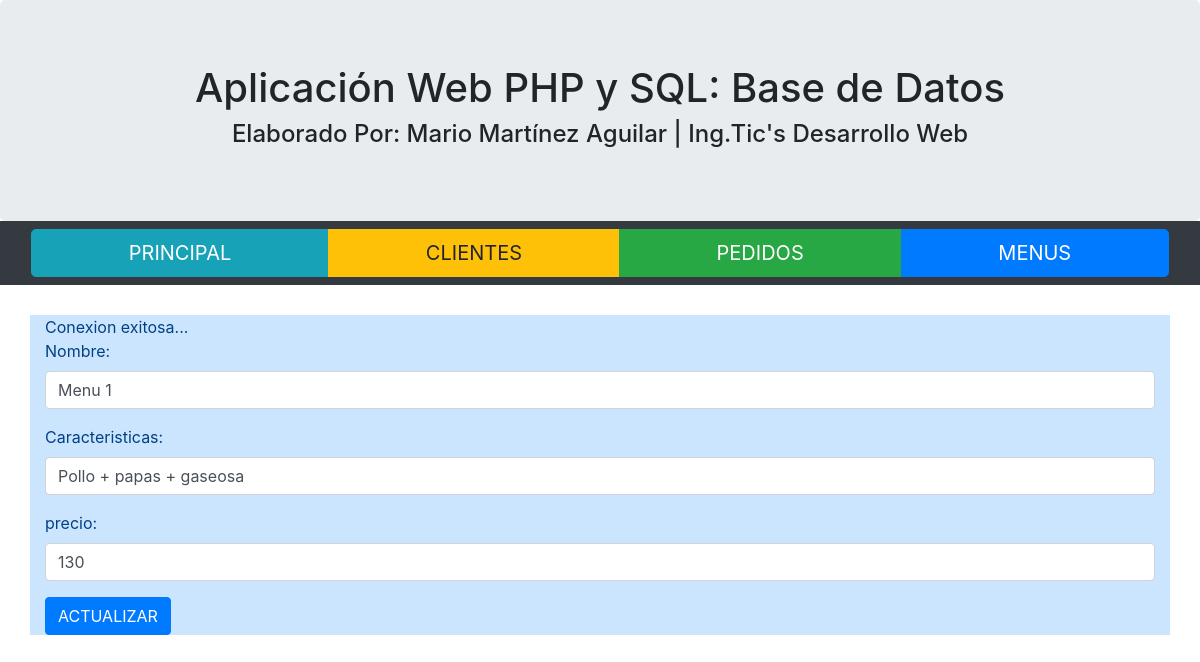
The page /modificarmenu.php?no=1 on the database its author committed.
### tables this page shows
CREATE TABLE `menu` (
  `idmenu` int(11) NOT NULL,
  `nombre` varchar(100) DEFAULT NULL,
  `descripcion` varchar(150) DEFAULT NULL,
  `precio` decimal(50,0) DEFAULT NULL
);

### modificarmenu.php (the view, shortened to what this page needs)
<!DOCTYPE html>
<html lang="en">
<head>
  <link rel="stylesheet" href="https://maxcdn.bootstrapcdn.com/bootstrap/4.5.0/css/bootstrap.min.css">
</head>
<body>
<div class="jumbotron text-center" style="margin-bottom:0">
	<h1>Aplicación Web PHP y SQL: Base de Datos</h1>
	<h4>Elaborado Por: Mario Martínez Aguilar | Ing.Tic's Desarrollo Web</h4>
</div>
<nav class="navbar navbar-expand-sm bg-dark navbar-dark">
	<div class="btn-group btn-group-lg align-items-center col-12">
	  <a href="index.php" class="btn btn-info btn-lg" role="button">PRINCIPAL</a>
	  <a href="clientes.php" class="btn btn-warning btn-lg" role="button">CLIENTES</a>
	  <a href="pedidos.php" class="btn btn-success btn-lg" role="button">PEDIDOS</a>
	  <a href="menus.php" class="btn btn-primary btn-lg" role="button">MENUS</a>
	</div>
</nav>
<div class="container" style="margin-top:30px">
  <div class="row">
    <div class="col-sm-12 alert-primary">
		<?php
			require('conexion.php');
			$id = $_GET['no'];
			$sentencia = "SELECT * FROM menu WHERE idmenu = '".$id."' ";
			$consulta =mysqli_query($conexion, $sentencia);
			while ($valor = mysqli_fetch_array($consulta))
			{
		?>
				<form action="actualizar.php" method="POST">
						  <div class="form-group ">
							<label for="Nombre:">Nombre:</label>
							<input type="text" class="form-control" name="nombre" value="<?php echo $valor['1']; ?>">
						  </div>
						  <div class="form-group">
							<label for="descripcion:">Caracteristicas:</label>
							<input type="text" class="form-control" name="descripcion"  value="<?php echo $valor['2'];  ?>">
						  </div>
						  <div class="form-group">
							<label for="precio">precio:</label>
							<input type="text" class="form-control" name="precio"  value="<?php echo $valor['3']; ?>">
						  </div>
						  <button type="submit" class="btn btn-primary">ACTUALIZAR</button>
				</form>
		<?php
			}
		?>
    </div>
  </div>
</div>
</body>
</html>

### rows shown on the page
menu: nombre "Menu 1", descripcion "Pollo + papas + gaseosa", precio "130"
